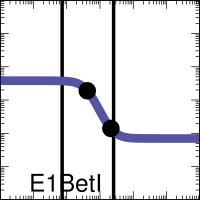

This figure's gnuplot source:

set output "SimAnnealing_0x00_001_A000_xfer_model_E1_BetI.eps"
set terminal postscript eps enhanced color "Helvetica, 35" size 2,2
set logscale x
set logscale y
set lmargin screen 0.0
set rmargin screen 1.0
set tmargin screen 1.0
set bmargin screen 0.0
set size ratio 1.0
set border linewidth 2
set tics scale 2
set mxtics 10
set mytics 10
set key bottom left
set key samplen -1
set xrange [0.001:1000.0]
set yrange [0.001:1000.0]
set format y "10^{%L}"    
set format x "10^{%L}"    
set format x ""    
set xlabel '00110000'
set arrow from 0.07315368712292435,0.001 to 0.07315368712292435,1000.0 nohead lw 10 lt 2 lc rgb '#000000'
set arrow from 2.5649536871229244,0.001 to 2.5649536871229244,1000.0 nohead lw 10 lt 2 lc rgb '#000000'
ymin = 0.07
ymax = 3.8
K = 0.41
n = 2.4
set dummy x

plot ymin+(ymax-ymin)/(1.0+(x/K)**n) lw 25 lc rgb '#5455A4' title 'E1BetI',\
 "<echo '1 2'" using (0.41646314):(1.90000000251417)  with points pt 7 ps 4 lc rgb 'black' notitle,\
 "<echo '1 2'" using (2.131948906):(0.14000000002221907)  with points pt 7 ps 4 lc rgb 'black' notitle
